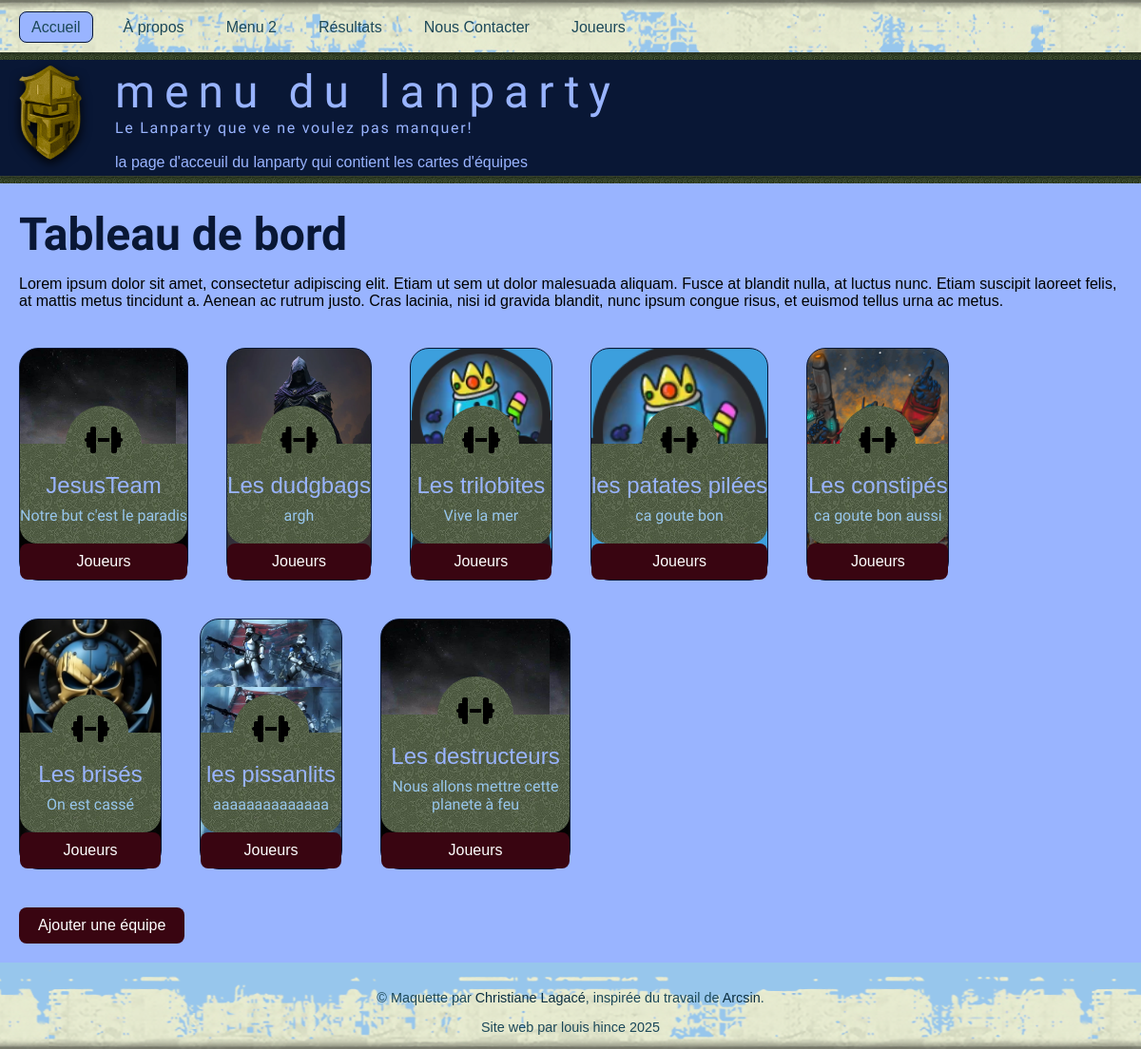
The page / on the database its author committed.
### tables this page shows
CREATE TABLE `pages` (
  `id` int NOT NULL,
  `url` varchar(255) NOT NULL,
  `titre` varchar(60) NOT NULL,
  `description` varchar(150) NOT NULL,
  `h1` varchar(100) NOT NULL,
  `accroche` varchar(255) NOT NULL,
  `public` tinyint(1) NOT NULL,
  `texte` longtext NOT NULL,
  `modification` datetime NOT NULL
);

CREATE TABLE `equipes` (
  `id` int NOT NULL,
  `nom` varchar(50) NOT NULL,
  `slogan` varchar(100) DEFAULT NULL,
  `commentaire` text,
  `dateajout` date NOT NULL,
  `jeu` varchar(255) DEFAULT NULL
);

### include/Configuration.inc (called while the page is built, shortened)
<?php
try {
    $mysqli = new mysqli("127.0.0.1", "root", "mysql", "lanparty_hincelouis");
} catch (Exception $e) {
    die('&Eacute;chec lors de la connexion &agrave; la base de donn&eacute;es.');
}
$mysqli->set_charset("utf8mb4");
$nomPage = basename($_SERVER['SCRIPT_NAME']);
$requete = "SELECT titre, description, h1, texte, url, accroche FROM pages WHERE url = '$nomPage'";
$resultat = $mysqli->query($requete);
$enreg = $resultat->fetch_row();
$titre = $enreg[0];
$description = $enreg[1];
$h1 = $enreg[2];
$texte = $enreg[3];
$accroche = $enreg[5];
?>

### index.php (the view, shortened to what this page needs)
<?php
require ("include/Configuration.inc");
require ("entete.inc");
echo "<div class='items'>";
$requete = "SELECT nom, slogan, id FROM equipes";
$resultat = $mysqli->query($requete);
if ($resultat)
{
    if ($mysqli->affected_rows > 0)
    {
        while ($enreg = $resultat->fetch_row()) {
            echo "<div class= 'item first item-bg' id='un'>";
            echo   " <a href='#'>";
            echo "        <div class='content'>";
                    echo "</div>";
             echo "<div class='caption'>";
                        echo "<div class='middle'>";
                        echo "    <i class='fa-solid fa-dumbbell'></i>";
                        echo "</div>";
                        echo "<div class='title' > $enreg[0]</div>";
                        echo "<div class='subtitle' > $enreg[1]</div>";
                    echo "</div>";
                    echo "<div><a href='détails-équipes.php?id=$enreg[2]'><button>Joueurs</button></a></div>";
                echo "</a>";
            echo "</div>";
        }
    }
    else {
        echo "<p class='message-avertissement'>Il n'y a aucun client dans le système.</p>";
    }
}
else {
    echo "<p class='message-erreur'>Nous sommes désolés, les clients ne peuvent pas être affichés.</p>";
    echo_debug($mysqli->error);
}
echo "    </div>";
    echo "<a href='formulaire-equipe.php'><button type='button'>Ajouter une équipe</button></a>";
echo "</div>";
echo "</div>";
require ("pied_page.inc");
?>

### entete.inc (shortened to what this page needs)
<?php
echo "<!DOCTYPE html>";
echo "<html lang='fr-CA'>";
echo "<head>";
echo "    <link rel='stylesheet' href='css/style.css'>";
echo "    <link rel='stylesheet' href='css/mes-styles.css'>";
echo "</head>";
echo "<body>";
echo "<nav>";
echo "<div class='container'>";
echo '<a href="index.php" class="' . (basename($_SERVER['PHP_SELF']) == 'index.php' ? 'active' : '') . '">Accueil</a>';
echo '<a href="a-propos.php" class="' . (basename($_SERVER['PHP_SELF']) == 'a-propos.php' ? 'active' : '') . '">À propos</a>';
echo '<a href="a-venir.php" class="' . (basename($_SERVER['PHP_SELF']) == 'a-venir.php' ? 'active' : '') . '">Menu 2</a>';
echo '<a href="resultats.php" class="' . (basename($_SERVER['PHP_SELF']) == 'resultats.php' ? 'active' : '') . '">Résultats</a>';
echo '<a href="formulaire-contact.php" class="' . (basename($_SERVER['PHP_SELF']) == 'formulaire-contact.php' ? 'active' : '') . '">Nous Contacter</a>';
echo '<a href="joueurs.php" class="' . (basename($_SERVER['PHP_SELF']) == 'joueurs.php' ? 'active' : '') . '">Joueurs</a>';
echo "    </div>";
echo "</nav>";
echo "<div class='separation'></div>";
echo "<header>";
echo "    <div class='logo-text container'>";
echo "        <div class='logo'><img src='medias/commun/logoLanParty.png'></div>";
echo "        <div>";
echo "            <div class='title'>$titre</div>";
echo "            <div class='slogan'>$accroche</div>";
echo "                <br>";
echo "             <meta name='description'>$description</meta>";
echo "        </div>";
echo "    </div>";
echo "</header>";
echo "<div class='separation'></div>";
echo "<div id='main'>";
echo "    <div class='container'>";
echo "        <h1>$h1</h1>";
echo "        $texte";
?>

### pied_page.inc (shortened to what this page needs)
<footer>
    <p>© Maquette par <a href="https://christianelagace.com" target="_blank">Christiane Lagacé</a>, inspirée du travail de
        <a href="https://www.free-css.com/free-css-templates/page5/the-hobbit"target="_blank">Arcsin</a>.</p>
    Site web par louis hince 2025
</footer>
</body>
</html>

### css/style.css (style rules this page uses)
:root { --couleur-principale-fonce: #091735; --couleur-principale-pale: #1c4859; --couleur-principale-tres-pale: #0b2e40; --couleur-secondaire-fonce: #97c6ec; --couleur-secondaire-pale: #99b4ff; --couleur-punch-fonce: #695483; --couleur-punch-pale: #B874A8; }
* { box-sizing: border-box; }
body { display: flex; min-height: 100vh; flex-direction: column; margin: 0; font-family: "Lucida Sans Unicode", sans-serif; }
a { color: var(--couleur-punch-pale); text-decoration: none; }
.container { max-width: 1200px; margin: 0 auto; padding: 0 20px; }
#main { flex: 1; background-color: var(--couleur-secondaire-pale); padding: 10px 0 20px 0; }
header { background-color: var(--couleur-principale-fonce); color: var(--couleur-secondaire-pale); padding: 5px 0; }
header .title { font-family: "Hurricane", serif; font-size: 3em; letter-spacing: 10px; }
header .logo img { filter: drop-shadow(0px 4px 6px rgba(0, 0, 0, 1.2)); }
header .slogan { font-family: "Gemunu Libre", serif; font-size: 1em; letter-spacing: 1.7px; }
nav { height: 55px; padding-top: 20px; background: url('../medias/commun/bg-nav.png') repeat-x; }
nav a { color: var(--couleur-principale-pale); text-decoration: none; padding: 7px 12px; border-radius: 8px; margin-right: 20px; }
nav a.active { background-color: var(--couleur-secondaire-pale); border: 1px solid var(--couleur-principale-fonce); }
.logo-text { display:flex; gap: 35px; }
h1 { font-family: "Hurricane", serif; font-size: 3em; color: var(--couleur-principale-fonce); margin: 15px 0; }
footer { min-height: 70px; padding: 15px; background: url('../medias/commun/bg-footer.png') repeat-x bottom; text-align: center; font-size: 0.9em; color: var(--couleur-principale-pale); }
footer a { color: var(--couleur-principale-tres-pale); }
nav, footer { background-color: var(--couleur-secondaire-fonce); }
.separation { height: 8px; background: url('../medias/commun/pattern.png') repeat-x; }
.items { display: flex; gap: 40px; flex-wrap: wrap; margin: 40px 0; align-items: stretch; }
.items .item { display: flex; flex-direction: column; justify-content: flex-start; min-width: 150px; max-width: 200px; border: 1px solid var(--couleur-principale-fonce); border-radius: 20px; position: relative; overflow: visible; }
.items .item a { display: flex; flex-direction: column; flex-grow: 1; }
.items .item a .content { flex-grow: 1; min-height: 100px; color: var(--couleur-principale-fonce); padding: 15px; }
.items .item a .caption { background: url('../medias/commun/bg.png') repeat var(--couleur-principale-fonce); border-radius: 0 0 18px 18px; text-align: center; padding: 30px 0 20px 0; flex-shrink: 0; position: relative; }
.items .item a .caption .middle { width: 80px; height: 80px; background: url('../medias/commun/bg.png') repeat var(--couleur-principale-fonce); border-radius: 50%; position: absolute; left: 50%; margin-left: -40px; top: -40px; padding-top: 20px; }
.items .item a .caption .title { position: relative; font-size: 24px; color: var(--couleur-secondaire-pale); }
.items .item a .caption .subtitle { font-family: "Gemunu Libre", serif; position: relative; color: var(--couleur-secondaire-fonce); margin-top: 8px; }

### css/mes-styles.css (style rules this page uses)
i { color: black; font-size: 2em; }
#un { background-size: contain; }
button { background-color: #390511; color: white; padding: 10px 20px; border: none; border-radius: 8px; font-size: 16px; cursor: pointer; transition: background-color 0.3s ease; display: inline-block; text-align: center; }

### rows shown on the page
pages: titre "menu du lanparty", accroche "Le Lanparty que ve ne voulez pas manquer!", description "la page d'acceuil du lanparty qui contient les cartes d'équipes", h1 "Tableau de bord", texte "Lorem ipsum dolor sit amet, consectetur adipiscing elit. Etiam ut sem ut dolor malesuada aliquam. Fusce at blandit nulla, at luctus nunc. Etiam suscipit laoreet felis, at mattis metus tincidunt a. Aenean ac rutrum justo. Cras lacinia, nisi id gravida blandit, nunc ipsum congue risus, et euismod tellus urna ac metus."
equipes: nom "JesusTeam", slogan "Notre but c'est le paradis"
equipes: nom "Les dudgbags", slogan "argh"
equipes: nom "Les trilobites", slogan "Vive la mer"
equipes: nom "les patates pilées", slogan "ca goute bon"
equipes: nom "Les constipés", slogan "ca goute bon aussi"
equipes: nom "Les brisés", slogan "On est cassé"
equipes: nom "les pissanlits", slogan "aaaaaaaaaaaaaa"
equipes: nom "Les destructeurs", slogan "Nous allons mettre cette planete à feu"
